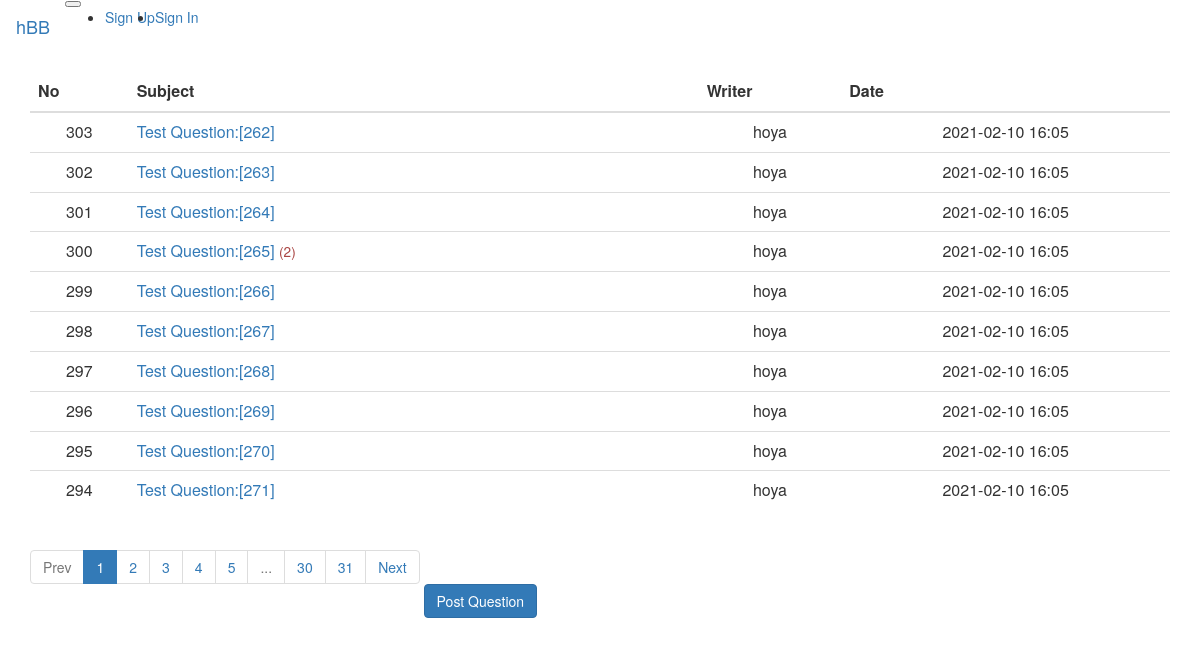
Page /question/list/ on the committed database.
### src/models/question.py (models this page shows)
class QuestionModel(db.Model):
    id = db.Column(db.Integer, primary_key=True)
    subject = db.Column(db.String(200), nullable=False)
    content = db.Column(db.Text(), nullable=False)
    created_date = db.Column(db.DateTime(), nullable=False)
    user_id = db.Column(
        db.Integer, db.ForeignKey("user_model.id", ondelete="CASCADE"), nullable=False
    )
    user = db.relationship("UserModel", backref=db.backref("question_set"))
    modified_date = db.Column(db.DateTime(), nullable=True)

### src/models/user.py (models this page shows)
class UserModel(db.Model):
    id = db.Column(db.Integer, primary_key=True)
    username = db.Column(db.String(150), unique=True, nullable=False)
    password = db.Column(db.String(200), nullable=False)
    email = db.Column(db.String(120), unique=True, nullable=False)

### src/views/question_views.py (the view)
@bp.route("/list/")
def _list():
    page = request.args.get("page", type=int, default=1)
    question_list = QuestionModel.query.order_by(QuestionModel.created_date.desc())
    question_list = question_list.paginate(page, per_page=10)
    return render_template("question/question_list.html", question_list=question_list)

### src/filter.py (called while the page is built)
def format_datetime(value, fmt="%Y-%m-%d %H:%M"):
    return value.strftime(fmt)

### src/views/account_views.py (called while the page is built)
@bp.before_app_request
def load_signed_in_user():
    user_id = session.get("user_id")
    if user_id is None:
        g.user = None
    else:
        g.user = UserModel.query.get(user_id)

### src/templates/question/question_list.html
{% extends "base.html" %}
{% block content %}
<div class="container my-3">
  <table class="table">
    <thead>
      <tr class="text-center thead-dark">
        <th>No</th>
        <th style="width: 50%">Subject</th>
        <th>Writer</th>
        <th>Date</th>
      </tr>
    </thead>
    <tbody>
      {% if question_list %} {% for question in question_list.items %}
      <tr class="text-center">
        <td>{{ question_list.total - ((question_list.page - 1) * question_list.per_page) - loop.index0 }}</td>
        <td class="text-left">
          <a href="{{ url_for('question.detail', question_id=question.id) }}">
            {{ question.subject }}
          </a>
          {% if question.answer_set|length > 0 %}
          <span class="text-danger small ml-2">({{ question.answer_set|length }})</span>
          {% endif %}
        </td>
        <td>{{ question.user.username }}</td>
        <td>{{ question.created_date|datetime }}</td>
      </tr>
      {% endfor %} {% else %}
      <tr>
        <td colspan="3">There are no questions.</td>
      </tr>
      {% endif %}
    </tbody>
  </table>
  <ul class="pagination justify-content-center">
    {% if question_list.has_prev %}
    <li class="page-item">
      <a class="page-link" href="?page={{ question_list.prev_num }}">Prev</a>
    </li>
    {% else %}
    <li class="page-item disabled">
      <a class="page-link" tabindex="-1" aria-disabled="true" href="#">Prev</a>
    </li>
    {% endif %}
    {% for page_num in question_list.iter_pages() %}
    {% if page_num %}
    {% if page_num != question_list.page %}
    <li class="page-item">
      <a class="page-link" href="?page={{ page_num }}">{{ page_num }}</a>
    </li>
    {% else %}
    <li class="page-item active" aria-current="page">
      <a class="page-link" href="#">{{ page_num }}</a>
    </li>
    {% endif %} {% else %}
    <li class="disabled">
      <a class="page-link" href="#">...</a>
    </li>
    {% endif %} {% endfor %}
    {% if question_list.has_next %}
    <li class="page-item">
      <a class="page-link" href="?page={{ question_list.next_num }}">Next</a>
    </li>
    {% else %}
    <li class="page-item disabled">
      <a class="page-link" tabindex="-1" aria-disabled="true" href="#">Next</a>
    </li>
    {% endif %}
  </ul>
  <a href="{{ url_for('question.create') }}" class="btn btn-primary">Post Question</a>
</div>
{% endblock %}

### rows in the picture
QuestionModel: total "303", subject "Test Question:[262]", user.username "hoya", created_date "2021-02-10 16:05"
QuestionModel: total "302", subject "Test Question:[263]", user.username "hoya", created_date "2021-02-10 16:05"
QuestionModel: total "301", subject "Test Question:[264]", user.username "hoya", created_date "2021-02-10 16:05"
QuestionModel: total "300", subject "Test Question:[265]", answer_set|length "2", user.username "hoya", created_date "2021-02-10 16:05"
QuestionModel: total "299", subject "Test Question:[266]", user.username "hoya", created_date "2021-02-10 16:05"
QuestionModel: total "298", subject "Test Question:[267]", user.username "hoya", created_date "2021-02-10 16:05"
QuestionModel: total "297", subject "Test Question:[268]", user.username "hoya", created_date "2021-02-10 16:05"
QuestionModel: total "296", subject "Test Question:[269]", user.username "hoya", created_date "2021-02-10 16:05"
QuestionModel: total "295", subject "Test Question:[270]", user.username "hoya", created_date "2021-02-10 16:05"
QuestionModel: total "294", subject "Test Question:[271]", user.username "hoya", created_date "2021-02-10 16:05"

### other values in the picture
{{ page_num }} "1"
{{ page_num }} "2" "3" "4" "5" "30" "31"
